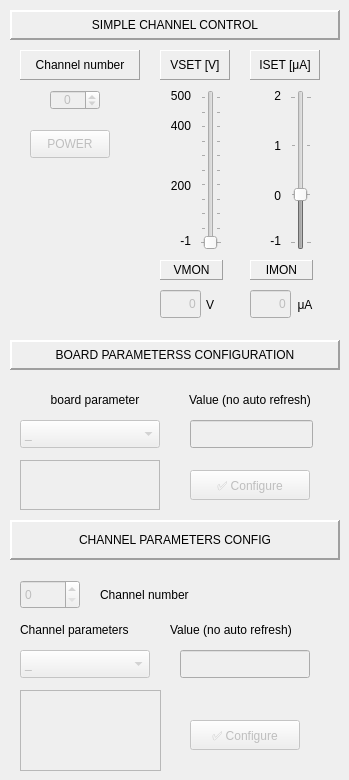
     <widget class="QWidget" name="widget_2" native="true">
      <property name="sizePolicy">
       <sizepolicy hsizetype="Preferred" vsizetype="Preferred">
        <horstretch>0</horstretch>
        <verstretch>0</verstretch>
       </sizepolicy>
      </property>
      <property name="minimumSize">
       <size>
        <width>200</width>
        <height>780</height>
       </size>
      </property>
      <property name="maximumSize">
       <size>
        <width>16777215</width>
        <height>16777215</height>
       </size>
      </property>
      <widget class="QLabel" name="label_9">
       <property name="geometry">
        <rect>
         <x>250</x>
         <y>230</y>
         <width>31</width>
         <height>21</height>
        </rect>
       </property>
       <property name="layoutDirection">
        <enum>Qt::LeftToRight</enum>
       </property>
       <property name="frameShape">
        <enum>QFrame::NoFrame</enum>
       </property>
       <property name="frameShadow">
        <enum>QFrame::Sunken</enum>
       </property>
       <property name="text">
        <string>-1</string>
       </property>
       <property name="alignment">
        <set>Qt::AlignRight|Qt::AlignTrailing|Qt::AlignVCenter</set>
       </property>
      </widget>
      <widget class="QSlider" name="vset_slide">
       <property name="enabled">
        <bool>false</bool>
       </property>
       <property name="geometry">
        <rect>
         <x>200</x>
         <y>90</y>
         <width>22</width>
         <height>160</height>
        </rect>
       </property>
       <property name="minimum">
        <number>-1</number>
       </property>
       <property name="maximum">
        <number>500</number>
       </property>
       <property name="orientation">
        <enum>Qt::Vertical</enum>
       </property>
       <property name="tickPosition">
        <enum>QSlider::TicksBothSides</enum>
       </property>
       <property name="tickInterval">
        <number>50</number>
       </property>
      </widget>
      <widget class="QLineEdit" name="lineEdit">
       <property name="enabled">
        <bool>false</bool>
       </property>
       <property name="geometry">
        <rect>
         <x>160</x>
         <y>290</y>
         <width>41</width>
         <height>28</height>
        </rect>
       </property>
       <property name="text">
        <string>0</string>
       </property>
       <property name="alignment">
        <set>Qt::AlignRight|Qt::AlignTrailing|Qt::AlignVCenter</set>
       </property>
      </widget>
      <widget class="QLabel" name="label_16">
       <property name="geometry">
        <rect>
         <x>290</x>
         <y>290</y>
         <width>30</width>
         <height>30</height>
        </rect>
       </property>
       <property name="text">
        <string>μA</string>
       </property>
       <property name="alignment">
        <set>Qt::AlignCenter</set>
       </property>
      </widget>
      <widget class="QLabel" name="label_14">
       <property name="geometry">
        <rect>
         <x>250</x>
         <y>260</y>
         <width>63</width>
         <height>20</height>
        </rect>
       </property>
       <property name="frameShape">
        <enum>QFrame::Panel</enum>
       </property>
       <property name="frameShadow">
        <enum>QFrame::Raised</enum>
       </property>
       <property name="text">
        <string>IMON</string>
       </property>
       <property name="alignment">
        <set>Qt::AlignCenter</set>
       </property>
      </widget>
      <widget class="QSpinBox" name="channel_number_box">
       <property name="enabled">
        <bool>false</bool>
       </property>
       <property name="geometry">
        <rect>
         <x>50</x>
         <y>90</y>
         <width>50</width>
         <height>20</height>
        </rect>
       </property>
       <property name="layoutDirection">
        <enum>Qt::LeftToRight</enum>
       </property>
       <property name="autoFillBackground">
        <bool>false</bool>
       </property>
       <property name="wrapping">
        <bool>true</bool>
       </property>
       <property name="frame">
        <bool>true</bool>
       </property>
       <property name="alignment">
        <set>Qt::AlignCenter</set>
       </property>
       <property name="readOnly">
        <bool>false</bool>
       </property>
       <property name="maximum">
        <number>3</number>
       </property>
      </widget>
      <widget class="QLabel" name="label_6">
       <property name="geometry">
        <rect>
         <x>160</x>
         <y>80</y>
         <width>31</width>
         <height>31</height>
        </rect>
       </property>
       <property name="layoutDirection">
        <enum>Qt::LeftToRight</enum>
       </property>
       <property name="frameShape">
        <enum>QFrame::NoFrame</enum>
       </property>
       <property name="frameShadow">
        <enum>QFrame::Plain</enum>
       </property>
       <property name="text">
        <string>500</string>
       </property>
       <property name="alignment">
        <set>Qt::AlignRight|Qt::AlignTrailing|Qt::AlignVCenter</set>
       </property>
      </widget>
      <widget class="QLabel" name="label_13">
       <property name="geometry">
        <rect>
         <x>160</x>
         <y>260</y>
         <width>63</width>
         <height>20</height>
        </rect>
       </property>
       <property name="frameShape">
        <enum>QFrame::Panel</enum>
       </property>
       <property name="frameShadow">
        <enum>QFrame::Raised</enum>
       </property>
       <property name="text">
        <string>VMON</string>
       </property>
       <property name="alignment">
        <set>Qt::AlignCenter</set>
       </property>
      </widget>
      <widget class="QLabel" name="label_8">
       <property name="geometry">
        <rect>
         <x>160</x>
         <y>170</y>
         <width>31</width>
         <height>31</height>
        </rect>
       </property>
       <property name="layoutDirection">
        <enum>Qt::LeftToRight</enum>
       </property>
       <property name="frameShape">
        <enum>QFrame::NoFrame</enum>
       </property>
       <property name="frameShadow">
        <enum>QFrame::Sunken</enum>
       </property>
       <property name="text">
        <string>200</string>
       </property>
       <property name="alignment">
        <set>Qt::AlignRight|Qt::AlignTrailing|Qt::AlignVCenter</set>
       </property>
      </widget>
      <widget class="QLabel" name="label_4">
       <property name="geometry">
        <rect>
         <x>160</x>
         <y>50</y>
         <width>70</width>
         <height>30</height>
        </rect>
       </property>
       <property name="frameShape">
        <enum>QFrame::Panel</enum>
       </property>
       <property name="frameShadow">
        <enum>QFrame::Raised</enum>
       </property>
       <property name="lineWidth">
        <number>1</number>
       </property>
       <property name="text">
        <string>VSET [V]</string>
       </property>
       <property name="alignment">
        <set>Qt::AlignCenter</set>
       </property>
      </widget>
      <widget class="QLabel" name="label_12">
       <property name="geometry">
        <rect>
         <x>250</x>
         <y>180</y>
         <width>31</width>
         <height>31</height>
        </rect>
       </property>
       <property name="layoutDirection">
        <enum>Qt::LeftToRight</enum>
       </property>
       <property name="frameShape">
        <enum>QFrame::NoFrame</enum>
       </property>
       <property name="frameShadow">
        <enum>QFrame::Sunken</enum>
       </property>
       <property name="text">
        <string>0</string>
       </property>
       <property name="alignment">
        <set>Qt::AlignRight|Qt::AlignTrailing|Qt::AlignVCenter</set>
       </property>
      </widget>
      <widget class="QSlider" name="vset_slide_2">
       <property name="enabled">
        <bool>false</bool>
       </property>
       <property name="geometry">
        <rect>
         <x>290</x>
         <y>90</y>
         <width>22</width>
         <height>160</height>
        </rect>
       </property>
       <property name="minimum">
        <number>-1</number>
       </property>
       <property name="maximum">
        <number>2</number>
       </property>
       <property name="orientation">
        <enum>Qt::Vertical</enum>
       </property>
       <property name="tickPosition">
        <enum>QSlider::TicksBothSides</enum>
       </property>
       <property name="tickInterval">
        <number>1</number>
       </property>
      </widget>
      <widget class="QLabel" name="label_11">
       <property name="geometry">
        <rect>
         <x>250</x>
         <y>130</y>
         <width>31</width>
         <height>31</height>
        </rect>
       </property>
       <property name="layoutDirection">
        <enum>Qt::LeftToRight</enum>
       </property>
       <property name="frameShape">
        <enum>QFrame::NoFrame</enum>
       </property>
       <property name="frameShadow">
        <enum>QFrame::Sunken</enum>
       </property>
       <property name="text">
        <string>1</string>
       </property>
       <property name="alignment">
        <set>Qt::AlignRight|Qt::AlignTrailing|Qt::AlignVCenter</set>
       </property>
      </widget>
      <widget class="QLabel" name="label_10">
       <property name="geometry">
        <rect>
         <x>160</x>
         <y>110</y>
         <width>31</width>
         <height>31</height>
        </rect>
       </property>
       <property name="layoutDirection">
        <enum>Qt::LeftToRight</enum>
       </property>
       <property name="frameShape">
        <enum>QFrame::NoFrame</enum>
       </property>
       <property name="frameShadow">
        <enum>QFrame::Sunken</enum>
       </property>
       <property name="text">
        <string>400</string>
       </property>
       <property name="alignment">
        <set>Qt::AlignRight|Qt::AlignTrailing|Qt::AlignVCenter</set>
       </property>
      </widget>
      <widget class="QLabel" name="label_15">
       <property name="geometry">
        <rect>
         <x>200</x>
         <y>290</y>
         <width>20</width>
         <height>30</height>
        </rect>
       </property>
       <property name="text">
        <string>V</string>
       </property>
       <property name="alignment">
        <set>Qt::AlignCenter</set>
       </property>
      </widget>
      <widget class="QLabel" name="label_7">
       <property name="geometry">
        <rect>
         <x>250</x>
         <y>80</y>
         <width>31</width>
         <height>31</height>
        </rect>
       </property>
       <property name="layoutDirection">
        <enum>Qt::LeftToRight</enum>
       </property>
       <property name="frameShape">
        <enum>QFrame::NoFrame</enum>
       </property>
       <property name="frameShadow">
        <enum>QFrame::Plain</enum>
       </property>
       <property name="text">
        <string>2</string>
       </property>
       <property name="alignment">
        <set>Qt::AlignRight|Qt::AlignTrailing|Qt::AlignVCenter</set>
       </property>
      </widget>
      <widget class="QLabel" name="label_5">
       <property name="geometry">
        <rect>
         <x>10</x>
         <y>10</y>
         <width>330</width>
         <height>30</height>
        </rect>
       </property>
       <property name="frameShape">
        <enum>QFrame::Panel</enum>
       </property>
       <property name="frameShadow">
        <enum>QFrame::Raised</enum>
       </property>
       <property name="lineWidth">
        <number>2</number>
       </property>
       <property name="text">
        <string>SIMPLE CHANNEL CONTROL</string>
       </property>
       <property name="scaledContents">
        <bool>false</bool>
       </property>
       <property name="alignment">
        <set>Qt::AlignCenter</set>
       </property>
       <property name="wordWrap">
        <bool>false</bool>
       </property>
      </widget>
      <widget class="QLabel" name="label_17">
       <property name="geometry">
        <rect>
         <x>20</x>
         <y>50</y>
         <width>120</width>
         <height>30</height>
        </rect>
       </property>
       <property name="frameShape">
        <enum>QFrame::Panel</enum>
       </property>
       <property name="frameShadow">
        <enum>QFrame::Raised</enum>
       </property>
       <property name="lineWidth">
        <number>1</number>
       </property>
       <property name="text">
        <string>Channel number</string>
       </property>
       <property name="alignment">
        <set>Qt::AlignCenter</set>
       </property>
      </widget>
      <widget class="QPushButton" name="pushButton_7">
       <property name="enabled">
        <bool>false</bool>
       </property>
       <property name="geometry">
        <rect>
         <x>30</x>
         <y>130</y>
         <width>80</width>
         <height>28</height>
        </rect>
       </property>
       <property name="cursor">
        <cursorShape>PointingHandCursor</cursorShape>
       </property>
       <property name="text">
        <string>POWER</string>
       </property>
       <property name="checkable">
        <bool>true</bool>
       </property>
       <property name="checked">
        <bool>false</bool>
       </property>
       <property name="default">
        <bool>false</bool>
       </property>
       <property name="flat">
        <bool>false</bool>
       </property>
      </widget>
      <widget class="QLabel" name="label_18">
       <property name="geometry">
        <rect>
         <x>160</x>
         <y>230</y>
         <width>31</width>
         <height>21</height>
        </rect>
       </property>
       <property name="layoutDirection">
        <enum>Qt::LeftToRight</enum>
       </property>
       <property name="frameShape">
        <enum>QFrame::NoFrame</enum>
       </property>
       <property name="frameShadow">
        <enum>QFrame::Sunken</enum>
       </property>
       <property name="text">
        <string>-1</string>
       </property>
       <property name="alignment">
        <set>Qt::AlignRight|Qt::AlignTrailing|Qt::AlignVCenter</set>
       </property>
      </widget>
      <widget class="QLabel" name="label_19">
       <property name="geometry">
        <rect>
         <x>250</x>
         <y>50</y>
         <width>70</width>
         <height>30</height>
        </rect>
       </property>
       <property name="frameShape">
        <enum>QFrame::Panel</enum>
       </property>
       <property name="frameShadow">
        <enum>QFrame::Raised</enum>
       </property>
       <property name="lineWidth">
        <number>1</number>
       </property>
       <property name="text">
        <string>ISET [μA]</string>
       </property>
       <property name="alignment">
        <set>Qt::AlignCenter</set>
       </property>
      </widget>
      <widget class="QLineEdit" name="lineEdit_2">
       <property name="enabled">
        <bool>false</bool>
       </property>
       <property name="geometry">
        <rect>
         <x>250</x>
         <y>290</y>
         <width>41</width>
         <height>28</height>
        </rect>
       </property>
       <property name="text">
        <string>0</string>
       </property>
       <property name="alignment">
        <set>Qt::AlignRight|Qt::AlignTrailing|Qt::AlignVCenter</set>
       </property>
      </widget>
      <widget class="QLabel" name="label_20">
       <property name="geometry">
        <rect>
         <x>160</x>
         <y>390</y>
         <width>180</width>
         <height>20</height>
        </rect>
       </property>
       <property name="text">
        <string>Value (no auto refresh)</string>
       </property>
       <property name="alignment">
        <set>Qt::AlignCenter</set>
       </property>
      </widget>
      <widget class="QComboBox" name="comboBox">
       <property name="enabled">
        <bool>false</bool>
       </property>
       <property name="geometry">
        <rect>
         <x>20</x>
         <y>420</y>
         <width>140</width>
         <height>28</height>
        </rect>
       </property>
       <property name="editable">
        <bool>false</bool>
       </property>
       <item>
        <property name="text">
         <string>_</string>
        </property>
       </item>
       <item>
        <property name="text">
         <string>BDILK</string>
        </property>
       </item>
       <item>
        <property name="text">
         <string>BDILKM</string>
        </property>
       </item>
       <item>
        <property name="text">
         <string>BDCTR</string>
        </property>
       </item>
       <item>
        <property name="text">
         <string>BDTERM</string>
        </property>
       </item>
       <item>
        <property name="text">
         <string>BDALARM</string>
        </property>
       </item>
      </widget>
      <widget class="QPushButton" name="pushButton_8">
       <property name="enabled">
        <bool>false</bool>
       </property>
       <property name="geometry">
        <rect>
         <x>190</x>
         <y>470</y>
         <width>120</width>
         <height>30</height>
        </rect>
       </property>
       <property name="text">
        <string>✅︎ Configure</string>
       </property>
      </widget>
      <widget class="QLabel" name="label_21">
       <property name="geometry">
        <rect>
         <x>30</x>
         <y>390</y>
         <width>130</width>
         <height>20</height>
        </rect>
       </property>
       <property name="text">
        <string>board parameter</string>
       </property>
       <property name="alignment">
        <set>Qt::AlignCenter</set>
       </property>
      </widget>
      <widget class="QTextBrowser" name="textBrowser">
       <property name="enabled">
        <bool>false</bool>
       </property>
       <property name="geometry">
        <rect>
         <x>20</x>
         <y>460</y>
         <width>140</width>
         <height>50</height>
        </rect>
       </property>
       <property name="undoRedoEnabled">
        <bool>false</bool>
       </property>
      </widget>
      <widget class="QLineEdit" name="lineEdit_3">
       <property name="enabled">
        <bool>false</bool>
       </property>
       <property name="geometry">
        <rect>
         <x>190</x>
         <y>420</y>
         <width>123</width>
         <height>28</height>
        </rect>
       </property>
      </widget>
      <widget class="QLabel" name="label_22">
       <property name="geometry">
        <rect>
         <x>10</x>
         <y>340</y>
         <width>330</width>
         <height>30</height>
        </rect>
       </property>
       <property name="frameShape">
        <enum>QFrame::Panel</enum>
       </property>
       <property name="frameShadow">
        <enum>QFrame::Raised</enum>
       </property>
       <property name="lineWidth">
        <number>2</number>
       </property>
       <property name="text">
        <string>BOARD PARAMETERSS CONFIGURATION</string>
       </property>
       <property name="alignment">
        <set>Qt::AlignCenter</set>
       </property>
      </widget>
      <widget class="QSpinBox" name="spinBox">
       <property name="enabled">
        <bool>false</bool>
       </property>
       <property name="geometry">
        <rect>
         <x>20</x>
         <y>580</y>
         <width>60</width>
         <height>29</height>
        </rect>
       </property>
       <property name="maximum">
        <number>3</number>
       </property>
      </widget>
      <widget class="QComboBox" name="comboBox_2">
       <property name="enabled">
        <bool>false</bool>
       </property>
       <property name="geometry">
        <rect>
         <x>20</x>
         <y>650</y>
         <width>130</width>
         <height>28</height>
        </rect>
       </property>
       <item>
        <property name="text">
         <string>_</string>
        </property>
       </item>
       <item>
        <property name="text">
         <string>VSET</string>
        </property>
       </item>
       <item>
        <property name="text">
         <string>VMON</string>
        </property>
       </item>
       <item>
        <property name="text">
         <string>ISET</string>
        </property>
       </item>
       <item>
        <property name="text">
         <string>IMON</string>
        </property>
       </item>
       <item>
        <property name="text">
         <string>IMRANGE</string>
        </property>
       </item>
       <item>
        <property name="text">
         <string>MAXV</string>
        </property>
       </item>
       <item>
        <property name="text">
         <string>RUP</string>
        </property>
       </item>
       <item>
        <property name="text">
         <string>RDW</string>
        </property>
       </item>
       <item>
        <property name="text">
         <string>TRIP</string>
        </property>
       </item>
       <item>
        <property name="text">
         <string>PDWN</string>
        </property>
       </item>
       <item>
        <property name="text">
         <string>POL</string>
        </property>
       </item>
       <item>
        <property name="text">
         <string>STAT</string>
        </property>
       </item>
      </widget>
      <widget class="QTextBrowser" name="textBrowser_2">
       <property name="enabled">
        <bool>false</bool>
       </property>
       <property name="geometry">
        <rect>
         <x>20</x>
         <y>690</y>
         <width>141</width>
         <height>81</height>
        </rect>
       </property>
       <property name="openLinks">
        <bool>false</bool>
       </property>
      </widget>
      <widget class="QLabel" name="label_23">
       <property name="geometry">
        <rect>
         <x>20</x>
         <y>620</y>
         <width>140</width>
         <height>20</height>
        </rect>
       </property>
       <property name="text">
        <string>Channel parameters</string>
       </property>
      </widget>
      <widget class="QLabel" name="label_24">
       <property name="geometry">
        <rect>
         <x>170</x>
         <y>620</y>
         <width>160</width>
         <height>20</height>
        </rect>
       </property>
       <property name="text">
        <string>Value (no auto refresh)</string>
       </property>
      </widget>
      <widget class="QLineEdit" name="lineEdit_4">
       <property name="enabled">
        <bool>false</bool>
       </property>
       <property name="geometry">
        <rect>
         <x>180</x>
         <y>650</y>
         <width>130</width>
         <height>28</height>
        </rect>
       </property>
      </widget>
      <widget class="QLabel" name="label_2">
       <property name="geometry">
        <rect>
         <x>100</x>
         <y>580</y>
         <width>120</width>
         <height>30</height>
        </rect>
       </property>
       <property name="text">
        <string>Channel number</string>
       </property>
      </widget>
      <widget class="QPushButton" name="pushButton_5">
       <property name="enabled">
        <bool>false</bool>
       </property>
       <property name="geometry">
        <rect>
         <x>190</x>
         <y>720</y>
         <width>110</width>
         <height>30</height>
        </rect>
       </property>
       <property name="text">
        <string>✅︎ Configure</string>
       </property>
       <property name="checkable">
        <bool>false</bool>
       </property>
      </widget>
      <widget class="QLabel" name="label_25">
       <property name="geometry">
        <rect>
         <x>10</x>
         <y>520</y>
         <width>330</width>
         <height>40</height>
        </rect>
       </property>
       <property name="frameShape">
        <enum>QFrame::Panel</enum>
       </property>
       <property name="frameShadow">
        <enum>QFrame::Raised</enum>
       </property>
       <property name="lineWidth">
        <number>2</number>
       </property>
       <property name="text">
        <string>CHANNEL PARAMETERS CONFIG</string>
       </property>
       <property name="alignment">
        <set>Qt::AlignCenter</set>
       </property>
      </widget>
     </widget>
